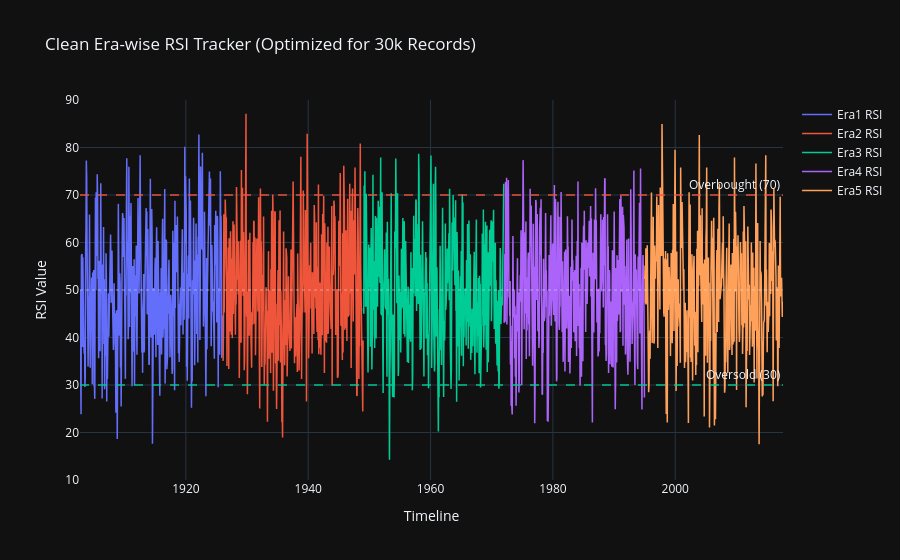

The notebook cell this image was saved under:
### Markdown cell above
### Project Summary: Comprehensive Historical Trend Analysis (Eras 1–5)

#### 1. Executive Summary
This project conducts a rigorous macroeconomic and technical analysis of long-term stock market behavior spanning from 1901 to 2017+. By segmenting more than a century of historical data into five distinct evolutionary eras, this study tracks price action sustainability and regime shifts. The core analytical framework utilizes the Closing Price against the 50-period Simple Moving Average (SMA_50) to filter out short-term market noise and identify primary structural trends.

#### 2. Key Era-wise Findings
* **Era 1 (1901–1926):** Marked by high systemic volatility. Features a massive decline during the Panic of 1907 down to a secular bottom ($5), followed by a powerful post-1921 institutional recovery that fully restored prices back to the $100 peak.
* **Era 2 (1926–1948):** Captures the historic 1929 peak, the catastrophic Great Depression crash, and a prolonged multi-year accumulation/sideways phase during World War II, before initiating a late post-war recovery.
* **Era 3 (1948–1972):** Exhibits an initial post-war economic boom peaking near $100, which subsequently transitioned into a structural, multi-decade bear market regime that systematically dragged prices down to cyclical lows by 1970.
* **Era 4 (1972–1993):** Defined by a decade-long macro-consolidation phase ($5–$40 range) amid historical inflationary pressures, followed by a decisive bullish breakout post-1985 that established a new structural high near $75.
* **Era 5 (1993–2017+):** Represents the modern market architecture. Highlights major macro shocks including the Dot-Com Bubble (2000) and the Great Financial Crisis (2008). Despite severe drawdowns, this era showcases highly resilient and rapid mean-reversion capabilities due to increased market liquidity.

#### 3. Technical Conclusion
Across all 115+ years of financial history, the SMA_50 proved to be a highly resilient macro-regime filter. Despite sweeping changes in trading technology, regulatory interventions, and market structures, price crossovers above or below the 50-period moving average consistently provided accurate signals for major structural changes and generational shifts between bull and bear markets.

### Code cell
import plotly.graph_objects as go

# 30,000 पॉइंट्स में से हर 15वां पॉइंट चुनना (डेटा का साइज छोटा करने के लिए)
# इससे ट्रेंड बिल्कुल नहीं बदलेगा, लेकिन ग्राफ एकदम साफ दिखेगा
sampled_df = df.iloc[::15].copy()

# बेस ग्राफ तैयार करना
fig = go.Figure()

# 5 Eras को लूप चलाकर प्लॉट करना
for era_name in sampled_df['Era'].unique():
    era_df = sampled_df[sampled_df['Era'] == era_name]
    
    fig.add_trace(go.Scatter(
        x=era_df['Date'], 
        y=era_df['RSI_14'],
        mode='lines',
        name=f'{era_name} RSI',
        line=dict(width=1.5) # पतली लाइन ताकि ओवरलैप न हो
    ))

# सीमा रेखाएं जोड़ना
fig.add_hline(y=70, line_dash="dash", line_color="rgba(239, 85, 59, 0.7)", annotation_text="Overbought (70)")
fig.add_hline(y=30, line_dash="dash", line_color="rgba(0, 204, 150, 0.7)", annotation_text="Oversold (30)")
fig.add_hline(y=50, line_dash="dot", line_color="rgba(255, 255, 255, 0.2)")

# लेआउट सेटिंग्स (बिना रेंज स्लाइडर के ताकि लोड कम पड़े, आप सीधे माउस से ज़ूम कर सकते हैं)
fig.update_layout(
    title='Clean Era-wise RSI Tracker (Optimized for 30k Records)',
    xaxis_title='Timeline',
    yaxis_title='RSI Value',
    yaxis=dict(range=[10, 90]),
    template='plotly_dark',
    hovermode='x unified'
)

fig.show()

### Figure 1 — Plotly figure (JSON) as saved in the notebook; plotly's stock layout.template omitted (floating-point values rounded to 4 significant figures; data arrays with more than 128 entries replaced by an {"elided": "..."} marker saying what was removed)
{"data": [{"line": {"width": 1.5}, "mode": "lines", "name": "Era1 RSI", "type": "scatter", "x": {"elided": "406 str values"}, "y": {"elided": "406 float values"}}, {"line": {"width": 1.5}, "mode": "lines", "name": "Era2 RSI", "type": "scatter", "x": {"elided": "400 str values"}, "y": {"elided": "400 float values"}}, {"line": {"width": 1.5}, "mode": "lines", "name": "Era3 RSI", "type": "scatter", "x": {"elided": "400 str values"}, "y": {"elided": "400 float values"}}, {"line": {"width": 1.5}, "mode": "lines", "name": "Era4 RSI", "type": "scatter", "x": {"elided": "400 str values"}, "y": {"elided": "400 float values"}}, {"line": {"width": 1.5}, "mode": "lines", "name": "Era5 RSI", "type": "scatter", "x": {"elided": "394 str values"}, "y": {"elided": "394 float values"}}], "layout": {"annotations": [{"showarrow": false, "text": "Overbought (70)", "x": 1, "xanchor": "right", "xref": "x domain", "y": 70, "yanchor": "bottom", "yref": "y"}, {"showarrow": false, "text": "Oversold (30)", "x": 1, "xanchor": "right", "xref": "x domain", "y": 30, "yanchor": "bottom", "yref": "y"}], "hovermode": "x unified", "shapes": [{"line": {"color": "rgba(239, 85, 59, 0.7)", "dash": "dash"}, "type": "line", "x0": 0, "x1": 1, "xref": "x domain", "y0": 70, "y1": 70, "yref": "y"}, {"line": {"color": "rgba(0, 204, 150, 0.7)", "dash": "dash"}, "type": "line", "x0": 0, "x1": 1, "xref": "x domain", "y0": 30, "y1": 30, "yref": "y"}, {"line": {"color": "rgba(255, 255, 255, 0.2)", "dash": "dot"}, "type": "line", "x0": 0, "x1": 1, "xref": "x domain", "y0": 50, "y1": 50, "yref": "y"}], "title": {"text": "Clean Era-wise RSI Tracker (Optimized for 30k Records)"}, "xaxis": {"title": {"text": "Timeline"}}, "yaxis": {"range": [10, 90], "title": {"text": "RSI Value"}}}}
